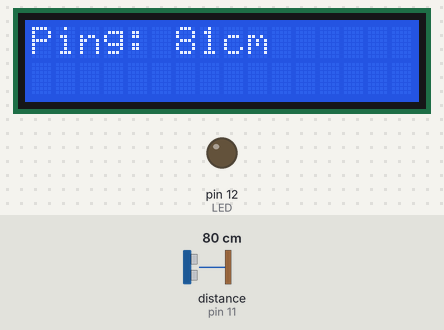
Simulated run of this sketch. Board: Arduino Uno, built with avr-gcc and run on an emulated ATmega328P. Shown: 16×2 character LCD, output pins drawn as LEDs (lit = HIGH). The test bench sets the inputs (shaded band); at power-on: distance to the obstacle (sensor on pin 11) 80 cm. The echo pulse lasts 58.3 µs per cm.

Above: at 1.2 s.
1.3 s: distance to the obstacle (sensor on pin 11) set to 12 cm
At 1.9 s:
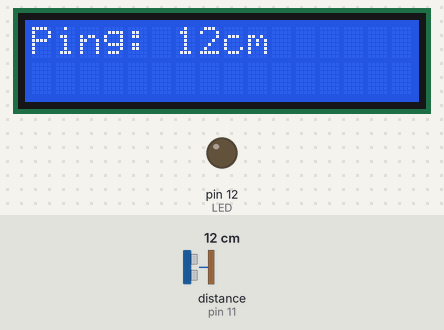
4.3 s: distance to the obstacle (sensor on pin 11) set to 9 cm
At 4.9 s:
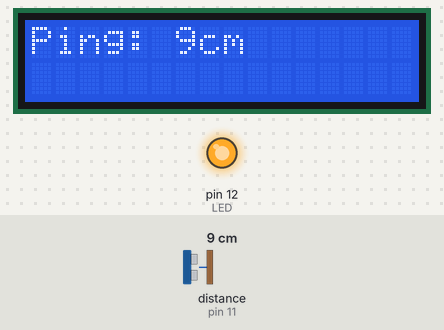
7.1 s: distance to the obstacle (sensor on pin 11) set to 2 cm
At 7.5 s:
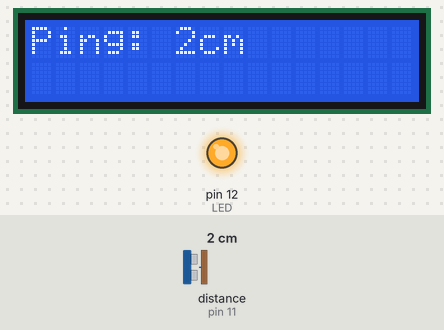
Timing chart, 0 to 10.1 s (numbered marks = the images above; inputs shaded):
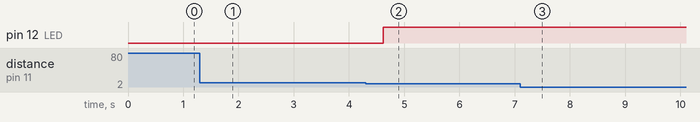

The sketch:

UltraSonicSensor.ino
```cpp
#include <NewPing.h>
#include <LiquidCrystal.h>

const int LED = 12;
const int rs = 2,
          en = 3,
          d4 = 6,
          d5 = 7,
          d6 = 8,
          d7 = 9;

LiquidCrystal lcd(rs, en, d4, d5, d6, d7);

#define TRIGGER_PIN 10
#define ECHO_PIN 11
#define MAX_DISTANCE 200

NewPing sonar(TRIGGER_PIN, ECHO_PIN, MAX_DISTANCE);

void setup(){
  Serial.begin(9600);
  lcd.begin(16, 2);
  pinMode(LED, OUTPUT);
}

void loop(){
  int uS = sonar.ping();
  lcd.setCursor(0,0);
  lcd.print("Ping: ");
  lcd.print(uS/US_ROUNDTRIP_CM);
  lcd.print("cm");
  if (uS/US_ROUNDTRIP_CM <= 10){
    digitalWrite(LED, HIGH);
  }
  else {
     digitalWrite(LED, LOW);
  }
  delay(500);
  lcd.clear();
}
```

Measured:
- the behaviour switches between 11 and 10 cm on distance to the obstacle (sensor on pin 11) (found by bisection; images 1 and 2)
- after the input at 1.3 s, the display: first differs from a run without the input after 0.29 s (image 1)
- after the input at 4.3 s, pin 12 (LED): LOW → HIGH after 0.32 s; the display: first differs from a run without the input after 0.32 s (image 2)
- after the input at 7.1 s, the display: first differs from a run without the input after 0.05 s (image 3)
- what the display in image 1 shows lasts 0.5 s, from 1.6 s to 2.1 s
